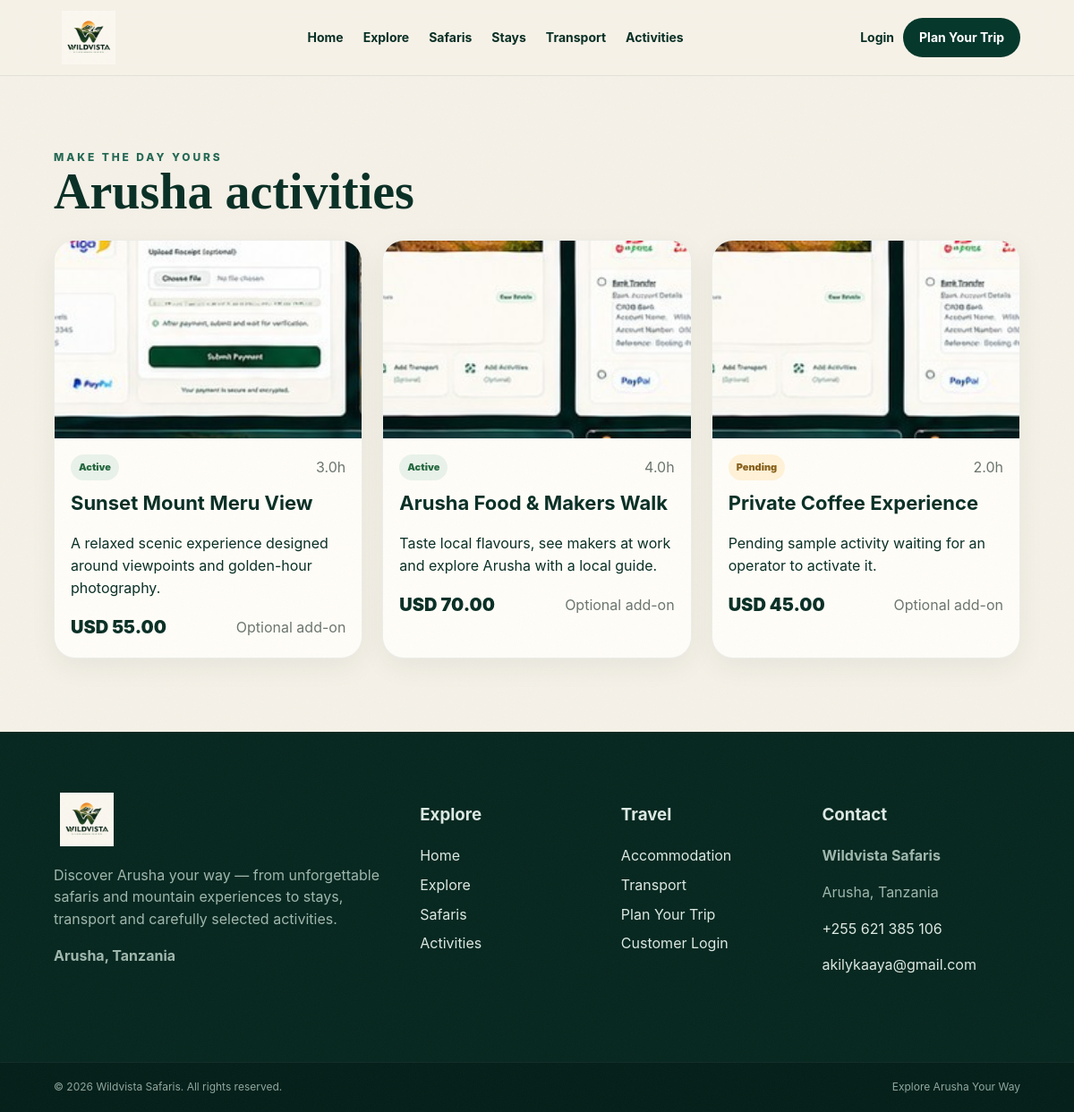
The page /Older/activities.php on the database its author committed.
### tables this page shows
CREATE TABLE activities (
 id INT AUTO_INCREMENT PRIMARY KEY,
 operator_id INT NULL,
 name VARCHAR(180) NOT NULL,
 description TEXT NOT NULL,
 duration_hours DECIMAL(5,1) NOT NULL DEFAULT 2,
 price DECIMAL(12,2) NOT NULL DEFAULT 0,
 image VARCHAR(255) NULL,
 status ENUM('active','pending','draft','rejected') NOT NULL DEFAULT 'pending',
 created_at DATETIME NOT NULL DEFAULT CURRENT_TIMESTAMP,
 FOREIGN KEY(operator_id) REFERENCES users(id) ON DELETE SET NULL
);

### Older/app/config/config.php (called while the page is built, shortened)
<?php
function db(): mysqli {
    $db = new mysqli(DB_HOST, DB_USER, DB_PASS, DB_NAME);
    $db->set_charset('utf8mb4');
    return $db;
}

### Older/app/core/functions.php (called while the page is built, shortened)
<?php
require_once __DIR__ . '/../config/config.php';
function e(?string $v): string { return htmlspecialchars($v ?? '', ENT_QUOTES, 'UTF-8'); }
function url(string $path=''): string { return rtrim(BASE_PATH, '/') . '/' . ltrim($path, '/'); }
function media_url(?string $path): string { $path=trim((string)$path); if($path==='') return url('assets/img/hero-clean2.jpg'); if(preg_match('#^https?://#i',$path)) return $path; return url('assets/img/'.ltrim($path,'/')); }
function money(float $n): string { return CURRENCY.' '.number_format($n,2); }
function query(string $sql, string $types='', array $params=[]): mysqli_result|bool { $st=db()->prepare($sql); if($types){$refs=[];foreach($params as $k=>$_){$refs[$k]=&$params[$k];}array_unshift($refs,$types);$st->bind_param(...$refs);} $st->execute(); return $st->get_result(); }

### Older/activities.php (the view)
<?php require_once __DIR__.'/app/core/bootstrap.php'; $title='Activities'; $rows=query("SELECT * FROM activities WHERE status IN ('active','pending') ORDER BY status='active' DESC,id DESC")->fetch_all(MYSQLI_ASSOC); require __DIR__.'/app/views/header.php'; ?>
<section class="section"><div class="section-head"><div><div class="eyebrow" style="color:var(--green)">Make the day yours</div><h2>Arusha activities</h2></div></div><div class="grid"><?php foreach($rows as $r): ?><article class="card"><div class="card-img"><img src="<?=e(media_url($r['image']))?>" alt=""></div><div class="card-body"><div class="row-between"><span class="tag <?=($r['status']!=='active'?'pending':'')?>"><?=ucfirst($r['status'])?></span><span class="muted"><?=$r['duration_hours']?>h</span></div><h3><?=e($r['name'])?></h3><p><?=e($r['description'])?></p><div class="row-between"><span class="price"><?=money((float)$r['price'])?></span><span class="muted">Optional add-on</span></div></div></article><?php endforeach; ?></div></section>
<?php require __DIR__.'/app/views/footer.php'; ?>

### assets/css/app.css (style rules this page uses)
:root { --ink:#092f25; --deep:#06382c; --green:#0f5a45; --gold:#dca53a; --cream:#f5f1e8; --paper:#fffdf8; --muted:#6b756f; --line:#dfe5dc; --danger:#b94a44; --success:#3c8b63; --shadow:0 18px 50px rgba(5,45,34,.12); --radius:24px; }
* { box-sizing:border-box; }
html { scroll-behavior:smooth; }
body { margin:0; font-family:Inter,system-ui,-apple-system,BlinkMacSystemFont,"Segoe UI",sans-serif; background:var(--cream); color:var(--ink); line-height:1.55; }
img { max-width:100%; }
.eyebrow { text-transform:uppercase; letter-spacing:.24em; font-size:12px; font-weight:800; opacity:.9; }
.section { padding:82px 5vw; }
.section-head { display:flex; align-items:end; justify-content:space-between; gap:20px; margin-bottom:26px; }
.section h2 { font-family:Georgia,serif; font-size:clamp(34px,5vw,56px); line-height:1; margin:0; }
.muted { color:var(--muted); }
.grid { display:grid; grid-template-columns: repeat(3,1fr); gap:22px; }
.card { background:var(--paper); border:1px solid rgba(9,47,37,.07); border-radius:24px; overflow:hidden; box-shadow: 0 10px 30px rgba(5,45,34,.06); transition: transform .25s ease, box-shadow .25s ease; }
.card-img { aspect-ratio:1.55; position:relative; overflow:hidden; }
.card-img img { width:100%; height:100%; object-fit:cover; transition:transform .6s; }
.card-body { padding:18px; }
.card h3 { margin:8px 0 5px; font-size:22px; }
.price { font-size:20px; font-weight:900; }
.row-between { display:flex; justify-content:space-between; gap:12px; align-items:center; }
.tag { display:inline-flex; padding:6px 9px; border-radius:999px; font-size:11px; font-weight:900; background:#e9f2ea; color:#24683f; }
.tag.pending { background:#fff2d8; color:#87601b; }

### rows shown on the page
activities: image (picture), status "Active", duration_hours "3.0", name "Sunset Mount Meru View", description "A relaxed scenic experience designed around viewpoints and golden-hour photography.", price "USD 55.00"
activities: image (picture), status "Active", duration_hours "4.0", name "Arusha Food & Makers Walk", description "Taste local flavours, see makers at work and explore Arusha with a local guide.", price "USD 70.00"
activities: image (picture), status "Pending", duration_hours "2.0", name "Private Coffee Experience", description "Pending sample activity waiting for an operator to activate it.", price "USD 45.00"
